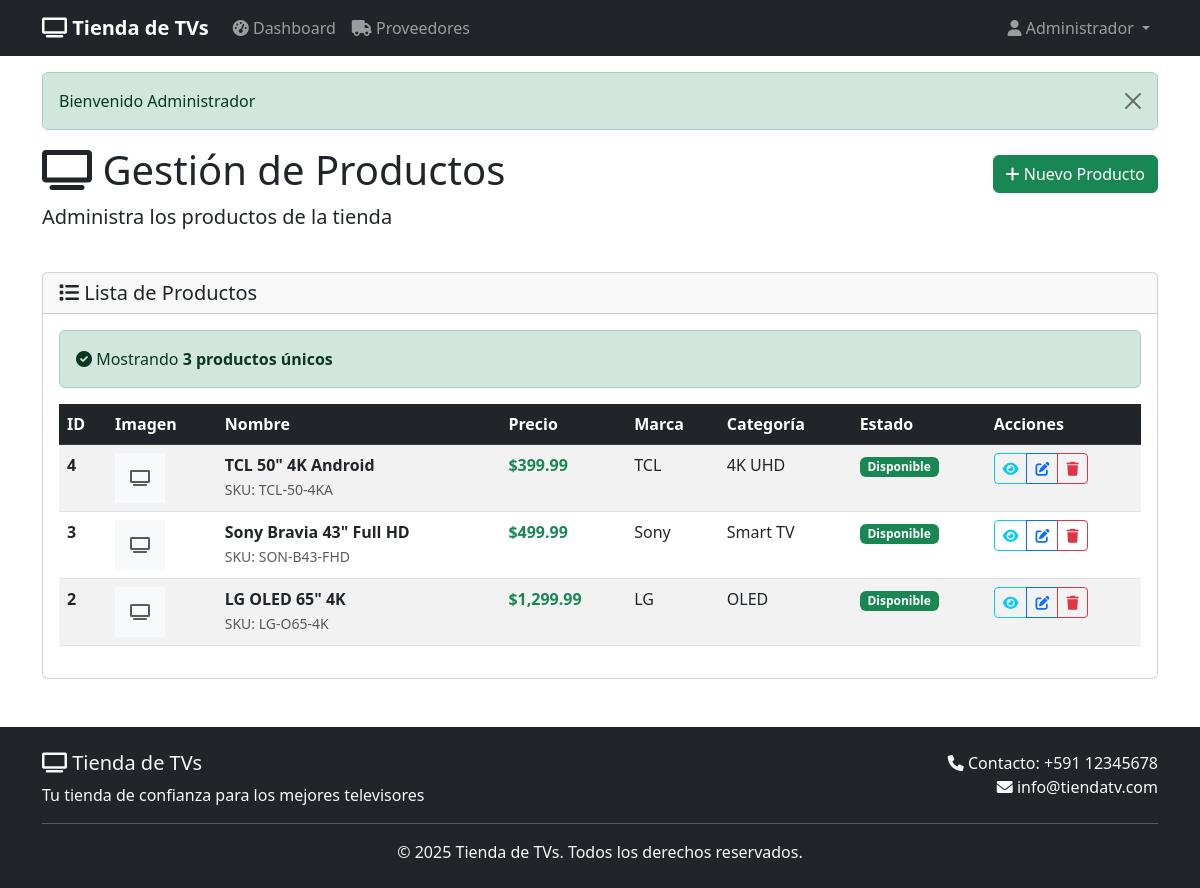
/?c=ProductosController&a=index (signed in), run on the app's committed database.
### tables this page shows
CREATE TABLE producto (
  id_producto INT AUTO_INCREMENT PRIMARY KEY,
  nombre VARCHAR(120) NOT NULL,
  descripcion TEXT,
  precio DECIMAL(10,2) NOT NULL,
  id_marca INT,
  id_categoria INT,
  id_proveedor INT,
  codigo_sku VARCHAR(40) NULL,
  imagen_url VARCHAR(255),
   
  pulgadas DECIMAL(4,1),
  resolucion ENUM('HD', 'FULL HD', '4K', '8K'),
  smart_tv BOOLEAN DEFAULT FALSE,
  hdmi_puertos INT DEFAULT 2,
  usb_puertos INT DEFAULT 1,
  garantia_meses INT DEFAULT 12,
  estado TINYINT(1) DEFAULT 1,
  CONSTRAINT fk_producto_marca FOREIGN KEY (id_marca) REFERENCES marca(id_marca),
  CONSTRAINT fk_producto_categoria FOREIGN KEY (id_categoria) REFERENCES categoria(id_categoria),
  CONSTRAINT fk_producto_proveedor FOREIGN KEY (id_proveedor) REFERENCES proveedor(id_proveedor)
);

CREATE TABLE marca (
  id_marca INT AUTO_INCREMENT PRIMARY KEY,
  nombre_marca VARCHAR(50) UNIQUE NOT NULL
);

CREATE TABLE categoria (
  id_categoria INT AUTO_INCREMENT PRIMARY KEY,
  nombre_categoria VARCHAR(50) UNIQUE NOT NULL
);

### core/Conectar.php (called while the page is built, shortened)
<?php
class Conectar
{
    private $driver = "mysql";
    private $host = "127.0.0.1";
    private $port = "3306";
    private $user = "root";
    private $pass = "12345";
    private $database = "bd_televisor";
    public function conexionPDO()
    {
        $pdo = null;
        if ($this->driver == "mysql" || $this->driver == null) {
            try {
                $pdo = new PDO(
                    'mysql:host=' . $this->host . ';port=' . $this->port . ';dbname=' . $this->database . '',
                    $this->user,
                    $this->pass,
                    array(PDO::MYSQL_ATTR_INIT_COMMAND => "SET NAMES utf8")
                );
                $pdo->setAttribute(PDO::ATTR_ERRMODE, PDO::ERRMODE_EXCEPTION);
            } catch (\PDOException $e) {
                throw new \PDOException($e->getMessage(), (int) $e->getCode());
            }
        }
        return $pdo;
    }
}

### models/ProductoModel.php (called while the page is built, shortened)
<?php
require_once ROOT_CORE . '/Model.php';
class ProductoModel extends Model
{
    protected $table = 'producto';
    public function getAll()
    {
        $sql = "SELECT p.id_producto
            FROM {$this->table} p
            WHERE p.estado = 1
            ORDER BY p.id_producto DESC";
        $stmt = $this->executeQuery($sql);
        $ids = $stmt ? $stmt->fetchAll(PDO::FETCH_COLUMN) : [];
        $placeholders = str_repeat('?,', count($ids) - 1) . '?';
        $sql = "SELECT p.*, m.nombre_marca, c.nombre_categoria, pr.nombre as nombre_proveedor
            FROM {$this->table} p
            LEFT JOIN marca m ON p.id_marca = m.id_marca
            LEFT JOIN categoria c ON p.id_categoria = c.id_categoria
            LEFT JOIN proveedor pr ON p.id_proveedor = pr.id_proveedor
            WHERE p.id_producto IN ($placeholders)
            ORDER BY p.id_producto DESC";
        $stmt = $this->executeQuery($sql, $ids);
        return $stmt ? $stmt->fetchAll(PDO::FETCH_ASSOC) : [];
    }
}

### core/Model.php (called while the page is built, shortened)
<?php
require_once 'Conectar.php';
class Model {
    protected $db;
    public function __construct() {
        $conectar = new Conectar();
        $this->db = $conectar->conexionPDO();
    }
    protected function executeQuery($sql, $params = []) {
        try {
            $stmt = $this->db->prepare($sql);
            $stmt->execute($params);
            return $stmt;
        } catch (PDOException $e) {
            error_log("Error en consulta: " . $e->getMessage());
            return false;
        }
    }
}
?>

### views/admin/productos/index.php (the view, shortened to what this page needs)
<?php
include __DIR__ . '/../../layouts/header.php';
?>
<div class="row mb-4">
    <div class="col-12">
        <div class="d-flex justify-content-between align-items-center">
            <h1><i class="fas fa-tv"></i> Gestión de Productos</h1>
            <a href="<?php echo HTTP_BASE; ?>/?c=ProductosController&a=crear" class="btn btn-success">
                <i class="fas fa-plus"></i> Nuevo Producto
            </a>
        </div>
        <p class="lead">Administra los productos de la tienda</p>
    </div>
</div>
<div class="row">
    <div class="col-12">
        <div class="card">
            <div class="card-header">
                <h5 class="card-title mb-0">
                    <i class="fas fa-list"></i> Lista de Productos
                </h5>
            </div>
            <div class="card-body">
                <?php if (empty($productos)): ?>
                    <div class="alert alert-info text-center">
                        <i class="fas fa-info-circle"></i> No hay productos registrados.
                    </div>
                <?php else: ?>
                    <?php
                    $productos_unicos = [];
                    $ids_vistos = [];
                    foreach ($productos as $producto) {
                        $id = $producto['id_producto'];
                        if (!in_array($id, $ids_vistos)) {
                            $productos_unicos[] = $producto;
                            $ids_vistos[] = $id;
                        }
                    }
                    $productos = $productos_unicos;
                    ?>
                    <div class="alert alert-success">
                        <i class="fas fa-check-circle"></i>
                        Mostrando <strong><?php echo count($productos); ?> productos únicos</strong>
                    </div>
                    <div class="table-responsive">
                        <table class="table table-striped table-hover">
                            <thead class="table-dark">
                                <tr>
                                    <th>ID</th>
                                    <th>Imagen</th>
                                    <th>Nombre</th>
                                    <th>Precio</th>
                                    <th>Marca</th>
                                    <th>Categoría</th>
                                    <th>Estado</th>
                                    <th>Acciones</th>
                                </tr>
                            </thead>
                            <tbody>
                                <?php foreach ($productos as $producto): ?>
                                    <tr>
                                        <td><strong><?php echo $producto['id_producto']; ?></strong></td>
                                        <td>
                                            <?php if ($producto['imagen_url']): ?>
                                                <img src="<?php echo $producto['imagen_url']; ?>" alt="<?php echo $producto['nombre']; ?>" style="width: 50px; height: 50px; object-fit: cover;">
                                            <?php else: ?>
                                                <div class="bg-light d-flex align-items-center justify-content-center" style="width: 50px; height: 50px;">
                                                    <i class="fas fa-tv text-muted"></i>
                                                </div>
                                            <?php endif; ?>
                                        </td>
                                        <td>
                                            <strong><?php echo $producto['nombre']; ?></strong>
                                            <br>
                                            <small class="text-muted">SKU: <?php echo $producto['codigo_sku']; ?></small>
                                        </td>
                                        <td>
                                            <strong class="text-success">$<?php echo number_format($producto['precio'], 2); ?></strong>
                                        </td>
                                        <td><?php echo $producto['nombre_marca'] ?: 'N/A'; ?></td>
                                        <td><?php echo $producto['nombre_categoria'] ?: 'N/A'; ?></td>
                                        <td>
                                            <span class="badge bg-<?php echo $producto['disponible'] ? 'success' : 'secondary'; ?>">
                                                <?php echo $producto['disponible'] ? 'Disponible' : 'Sin Stock'; ?>
                                            </span>
                                        </td>
                                        <td>
                                            <div class="btn-group btn-group-sm">
                                                <a href="<?php echo HTTP_BASE; ?>/?c=ProductosController&a=detalle&id=<?php echo $producto['id_producto']; ?>"
                                                    class="btn btn-outline-info" title="Ver detalle">
                                                    <i class="fas fa-eye"></i>
                                                </a>
                                                <a href="<?php echo HTTP_BASE; ?>/?c=ProductosController&a=editar&id=<?php echo $producto['id_producto']; ?>"
                                                    class="btn btn-outline-primary" title="Editar">
                                                    <i class="fas fa-edit"></i>
                                                </a>
                                                <a href="<?php echo HTTP_BASE; ?>/?c=ProductosController&a=eliminar&id=<?php echo $producto['id_producto']; ?>"
                                                    class="btn btn-outline-danger"
                                                    onclick="return confirm('¿Estás seguro de eliminar este producto?')"
                                                    title="Eliminar">
                                                    <i class="fas fa-trash"></i>
                                                </a>
                                            </div>
                                        </td>
                                    </tr>
                                <?php endforeach; ?>
                            </tbody>
                        </table>
                    </div>
                <?php endif; ?>
            </div>
        </div>
    </div>
</div>
<?php include __DIR__ . '/../../layouts/footer.php'; ?>

### views/layouts/header.php (style rules this page uses)
body { margin: 0; padding: 0; }

### data on the page
producto: id_producto "4", nombre "TCL 50\" 4K Android", codigo_sku "TCL-50-4KA", precio "399.99", id_marca.nombre_marca "TCL", id_categoria.nombre_categoria "4K UHD"
producto: id_producto "3", nombre "Sony Bravia 43\" Full HD", codigo_sku "SON-B43-FHD", precio "499.99", id_marca.nombre_marca "Sony", id_categoria.nombre_categoria "Smart TV"
producto: id_producto "2", nombre "LG OLED 65\" 4K", codigo_sku "LG-O65-4K", precio "1,299.99", id_marca.nombre_marca "LG", id_categoria.nombre_categoria "OLED"

### other printed values
$_SESSION['usuario']['nombre'] "Administrador"
$_SESSION['success'] "Bienvenido Administrador"
count($productos) "3"
